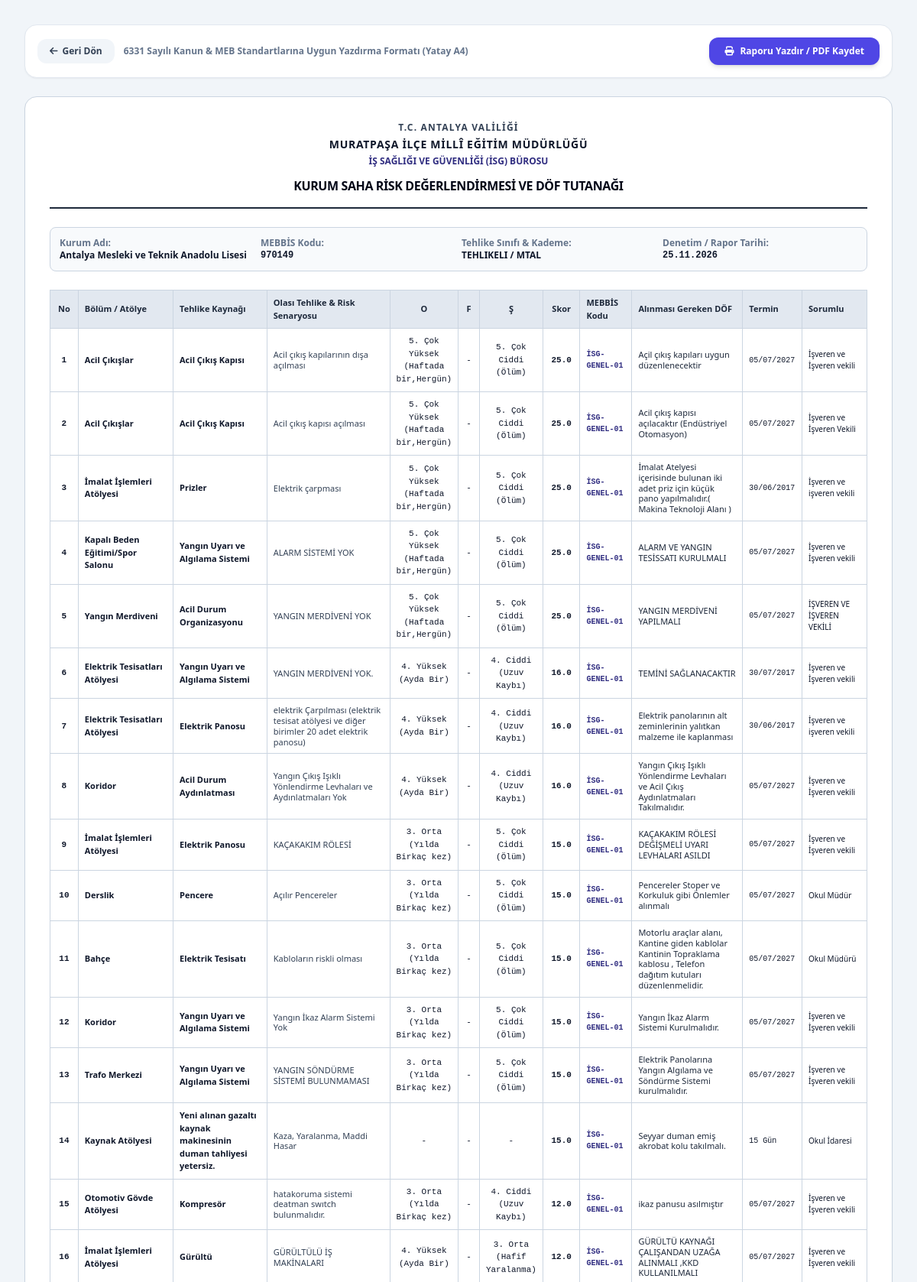
Screenshot of /risk-analizi-raporu/13 (signed in, upper part) with the database file from the repository.
### tables this page shows
CREATE TABLE schools (
        id INTEGER PRIMARY KEY AUTOINCREMENT,
        kurum_kodu TEXT UNIQUE NOT NULL,
        kurum_adi TEXT NOT NULL,
        kurum_statusu TEXT,
        bagli_birim TEXT,
        kurum_turu TEXT,
        oncelik_derecesi INTEGER DEFAULT 3,
        tehlike_sinifi TEXT DEFAULT 'Az Tehlikeli',
        adres TEXT,
        telefon TEXT,
        mudur_ad_soyad TEXT,
        mudur_tel TEXT,
        isveren_vekili_ad_soyad TEXT,
        isveren_vekili_tel TEXT,
        sorumlu_uzman_id INTEGER REFERENCES users(id),
        created_at TIMESTAMP DEFAULT CURRENT_TIMESTAMP
    , portal_sifre TEXT DEFAULT 'isg2026', access_token TEXT, ogrenci_sayisi INTEGER DEFAULT 0, ogretmen_sayisi INTEGER DEFAULT 0, derslik_sayisi INTEGER DEFAULT 0, bina_sayisi INTEGER DEFAULT 1, eposta TEXT, son_veri_giris_tarihi TEXT, son_veri_giren_kisi TEXT, personel_sayisi INTEGER DEFAULT 0, aylik_hizmet_suresi_dk INTEGER DEFAULT 0, meb_olcek_puani REAL, kolluk_puani REAL, toplam_guvenlik_puani REAL, siginak_var_mi TEXT DEFAULT 'Yok', siginak_kapasite_kisi INTEGER DEFAULT 0, siginak_alan_m2 INTEGER DEFAULT 0, is_active_school INTEGER DEFAULT 1, kategori TEXT DEFAULT 'RESMI', genel_mudurluk TEXT, kademe TEXT, kolluk_sorumluluk_bolgesi TEXT DEFAULT 'Muratpaşa İlçe Emniyet Müdürlüğü', koordinat TEXT);

CREATE TABLE risk_assessments (
        id INTEGER PRIMARY KEY AUTOINCREMENT,
        school_id INTEGER REFERENCES schools(id) ON DELETE CASCADE,
        barkod_no TEXT,
        revizyon_no TEXT,
        kontrol_edilen_birim TEXT,
        tehlike TEXT,
        tehlike_unsurlari TEXT,
        riskler TEXT,
        olasilik TEXT,
        siddet TEXT,
        risk_puani INTEGER,
        sorumlular TEXT,
        alinan_onlemler TEXT,
        dayanak_mevzuat TEXT,
        termin_tarihi TEXT,
        dof_durumu TEXT,
        created_at TIMESTAMP DEFAULT CURRENT_TIMESTAMP
    , bolum_unite TEXT, meslek_alani_veya_atolye_adi TEXT, degerlendirme_metodu TEXT DEFAULT 'FINE_KINNEY', frekans REAL, risk_skoru REAL, risk_seviyesi TEXT, alinmasi_gereken_dof_onlem TEXT, mebbis_kutuphane_kodu TEXT, mebbis_dof_aciklama_metni TEXT, odenek_talep_kapsaminda_mi INTEGER DEFAULT 0, denetleyen_uzman TEXT DEFAULT 'Ramazan ERYILDIZ', ekip_onayi INTEGER DEFAULT 1, kaynak TEXT DEFAULT 'MEBBIS_RAPORU', saha_durumu TEXT DEFAULT 'TEYIT_BEKLIYOR', saha_notu TEXT, saha_fotograf_yolu TEXT, son_denetim_tarihi TEXT, dof_no TEXT, dof_acilis_tarihi TEXT, dof_kapanis_tarihi TEXT, mebbis_dosya_adi TEXT);

### app.py (the view)
@app.get("/risk-analizi-raporu/{school_id}", response_class=HTMLResponse)
def print_risk_report_page(request: Request, school_id: int):
    user = get_current_user(request)
    if not user:
        return RedirectResponse("/login", status_code=303)
    conn = get_db()
    c = conn.cursor()
    c.execute("SELECT * FROM schools WHERE id = ?", (school_id,))
    school = c.fetchone()
    if not school:
        conn.close()
        raise HTTPException(status_code=404, detail="Okul bulunamadı.")
    c.execute("""
        SELECT * FROM risk_assessments
        WHERE school_id = ?
        ORDER BY risk_skoru DESC, id ASC
    """, (school_id,))
    risks = [dict(r) for r in c.fetchall()]
    conn.close()
    return templates.TemplateResponse(request=request, name="risk_report_print.html", context={
        "user": user,
        "school": dict(school),
        "risks": risks,
        "expert_name": "Ramazan ERYILDIZ",
        "expert_title": "A Sınıfı İş Güvenliği Uzmanı (İlçe MEM İSG Büro)",
        "today": datetime.now().strftime("%d.%m.%Y")
    })

### templates/risk_report_print.html (shortened to what this page needs)
<!DOCTYPE html>
<html lang="tr">
<head>
    <script src="https://cdn.tailwindcss.com"></script>
    <link rel="stylesheet" href="https://cdnjs.cloudflare.com/ajax/libs/font-awesome/6.5.1/css/all.min.css">
</head>
<body class="bg-slate-100 text-slate-900 font-sans p-4 sm:p-8">
    <div class="no-print max-w-7xl mx-auto mb-6 flex items-center justify-between bg-white p-4 rounded-2xl shadow-sm border border-slate-200">
        <div class="flex items-center gap-3">
            <a href="/dinamik-risk-degerlendirme?school_id={{ school.id }}" class="px-4 py-2 rounded-xl bg-slate-100 hover:bg-slate-200 text-slate-700 text-xs font-bold transition flex items-center gap-1.5">
                <i class="fa-solid fa-arrow-left"></i> Geri Dön
            </a>
            <span class="text-xs font-bold text-slate-500">6331 Sayılı Kanun & MEB Standartlarına Uygun Yazdırma Formatı (Yatay A4)</span>
        </div>
        <button onclick="window.print()" class="px-5 py-2.5 rounded-xl bg-indigo-600 hover:bg-indigo-700 text-white text-xs font-extrabold shadow-md transition flex items-center gap-2">
            <i class="fa-solid fa-print"></i>
            <span>Raporu Yazdır / PDF Kaydet</span>
        </button>
    </div>
    <div class="max-w-7xl mx-auto bg-white p-8 rounded-2xl shadow-sm border border-slate-300 space-y-6">
        <div class="border-b-2 border-slate-800 pb-4 flex items-center justify-between">
            <div class="text-center w-full space-y-1">
                <div class="text-xs font-extrabold uppercase tracking-widest text-slate-700">T.C. ANTALYA VALİLİĞİ</div>
                <div class="text-sm font-black uppercase tracking-wider text-slate-900">MURATPAŞA İLÇE MİLLÎ EĞİTİM MÜDÜRLÜĞÜ</div>
                <div class="text-xs font-extrabold text-indigo-900">İŞ SAĞLIĞI VE GÜVENLİĞİ (İSG) BÜROSU</div>
                <h1 class="text-base font-black uppercase tracking-tight text-slate-950 pt-2">
                    KURUM SAHA RİSK DEĞERLENDİRMESİ VE DÖF TUTANAĞI
                </h1>
            </div>
        </div>
        <div class="grid grid-cols-4 gap-2 text-xs border border-slate-300 rounded-lg p-3 bg-slate-50">
            <div>
                <span class="text-slate-500 font-bold">Kurum Adı:</span>
                <div class="font-extrabold text-slate-900">{{ school.kurum_adi }}</div>
            </div>
            <div>
                <span class="text-slate-500 font-bold">MEBBİS Kodu:</span>
                <div class="font-mono font-extrabold text-slate-900">{{ school.kurum_kodu }}</div>
            </div>
            <div>
                <span class="text-slate-500 font-bold">Tehlike Sınıfı & Kademe:</span>
                <div class="font-bold text-slate-900">{{ school.tehlike_sinifi or 'Az Tehlikeli' }} / {{ school.kademe or 'Genel' }}</div>
            </div>
            <div>
                <span class="text-slate-500 font-bold">Denetim / Rapor Tarihi:</span>
                <div class="font-mono font-bold text-slate-900">{{ today }}</div>
            </div>
        </div>
        <div class="overflow-x-auto">
            <table class="w-full text-left text-[11px] border-collapse border border-slate-300">
                <thead>
                    <tr class="bg-slate-200 text-slate-800 font-black border-b border-slate-400">
                        <th class="border border-slate-300 p-2 text-center w-8">No</th>
                        <th class="border border-slate-300 p-2 w-32">Bölüm / Atölye</th>
                        <th class="border border-slate-300 p-2 w-48">Tehlike Kaynağı</th>
                        <th class="border border-slate-300 p-2">Olası Tehlike & Risk Senaryosu</th>
                        <th class="border border-slate-300 p-2 text-center w-10">O</th>
                        <th class="border border-slate-300 p-2 text-center w-10">F</th>
                        <th class="border border-slate-300 p-2 text-center w-10">Ş</th>
                        <th class="border border-slate-300 p-2 text-center w-16">Skor</th>
                        <th class="border border-slate-300 p-2 w-24">MEBBİS Kodu</th>
                        <th class="border border-slate-300 p-2">Alınması Gereken DÖF</th>
                        <th class="border border-slate-300 p-2 w-20">Termin</th>
                        <th class="border border-slate-300 p-2 w-24">Sorumlu</th>
                    </tr>
                </thead>
                <tbody>
                    {% for r in risks %}
                    <tr class="border-b border-slate-300 hover:bg-slate-50">
                        <td class="border border-slate-300 p-2 text-center font-mono font-bold">{{ loop.index }}</td>
                        <td class="border border-slate-300 p-2 font-bold">{{ r.meslek_alani_veya_atolye_adi or r.bolum_unite or r.kontrol_edilen_birim }}</td>
                        <td class="border border-slate-300 p-2 font-semibold text-slate-900">{{ r.tehlike }}</td>
                        <td class="border border-slate-300 p-2 text-slate-700 leading-tight">{{ r.tehlike_unsurlari or r.riskler }}</td>
                        <td class="border border-slate-300 p-2 text-center font-mono">{{ r.olasilik or '-' }}</td>
                        <td class="border border-slate-300 p-2 text-center font-mono">{{ r.frekans or '-' }}</td>
                        <td class="border border-slate-300 p-2 text-center font-mono">{{ r.siddet or '-' }}</td>
                        <td class="border border-slate-300 p-2 text-center font-mono font-black text-slate-900">
                            {{ r.risk_skoru or r.risk_puani }}
                        </td>
                        <td class="border border-slate-300 p-2 font-mono text-[10px] text-indigo-900 font-bold">
                            {{ r.mebbis_kutuphane_kodu or 'İSG-GENEL-01' }}
                        </td>
                        <td class="border border-slate-300 p-2 text-slate-800 leading-tight">
                            {{ r.alinmasi_gereken_dof_onlem or r.alinan_onlemler }}
                        </td>
                        <td class="border border-slate-300 p-2 font-mono text-[10px]">{{ r.termin_tarihi or '-' }}</td>
                        <td class="border border-slate-300 p-2 text-[10px]">{{ r.sorumlular or 'İşveren Vekili' }}</td>
                    </tr>
                    {% else %}
                    <tr>
                        <td colspan="12" class="p-6 text-center text-slate-400 border border-slate-300">
                            Bu kuruma ait kayıtlı bir risk maddesi bulunamadı.
                        </td>
                    </tr>
                    {% endfor %}
                </tbody>
            </table>
        </div>
    </div>
</body>
</html>

### rows the page displays
schools: kurum_adi "Antalya Mesleki ve Teknik Anadolu Lisesi", kurum_kodu "970149", tehlike_sinifi "TEHLIKELI", kademe "MTAL"
risk_assessments: bolum_unite "Acil Çıkışlar", tehlike "Acil Çıkış Kapısı", tehlike_unsurlari "Acil çıkış kapılarının dışa açılması", olasilik "5. Çok Yüksek (Haftada bir,Hergün)", frekans "-", siddet "5. Çok Ciddi (Ölüm)", risk_skoru "25.0", mebbis_kutuphane_kodu "İSG-GENEL-01", alinmasi_gereken_dof_onlem "Açil çıkış kapıları uygun düzenlenecektir", termin_tarihi "05/07/2027", sorumlular "İşveren ve İşveren vekili"
risk_assessments: bolum_unite "Acil Çıkışlar", tehlike "Acil Çıkış Kapısı", tehlike_unsurlari "Acil çıkış kapısı açılması", olasilik "5. Çok Yüksek (Haftada bir,Hergün)", frekans "-", siddet "5. Çok Ciddi (Ölüm)", risk_skoru "25.0", mebbis_kutuphane_kodu "İSG-GENEL-01", alinmasi_gereken_dof_onlem "Acil çıkış kapısı açılacaktır (Endüstriyel Otomasyon)", termin_tarihi "05/07/2027", sorumlular "İşveren ve İşveren Vekili"
risk_assessments: bolum_unite "İmalat İşlemleri Atölyesi", tehlike "Prizler", tehlike_unsurlari "Elektrik çarpması", olasilik "5. Çok Yüksek (Haftada bir,Hergün)", frekans "-", siddet "5. Çok Ciddi (Ölüm)", risk_skoru "25.0", mebbis_kutuphane_kodu "İSG-GENEL-01", alinmasi_gereken_dof_onlem "İmalat Atelyesi içerisinde bulunan iki adet priz için küçük pano yapılmalıdır.( Makina Teknoloji Alanı )", termin_tarihi "30/06/2017", sorumlular "İşveren ve işveren vekili"
risk_assessments: bolum_unite "Kapalı Beden Eğitimi/Spor Salonu", tehlike "Yangın Uyarı ve Algılama Sistemi", tehlike_unsurlari "ALARM SİSTEMİ YOK", olasilik "5. Çok Yüksek (Haftada bir,Hergün)", frekans "-", siddet "5. Çok Ciddi (Ölüm)", risk_skoru "25.0", mebbis_kutuphane_kodu "İSG-GENEL-01", alinmasi_gereken_dof_onlem "ALARM VE YANGIN TESİSSATI KURULMALI", termin_tarihi "05/07/2027", sorumlular "İşveren ve İşveren vekili"
risk_assessments: bolum_unite "Yangın Merdiveni", tehlike "Acil Durum Organizasyonu", tehlike_unsurlari "YANGIN MERDİVENİ YOK", olasilik "5. Çok Yüksek (Haftada bir,Hergün)", frekans "-", siddet "5. Çok Ciddi (Ölüm)", risk_skoru "25.0", mebbis_kutuphane_kodu "İSG-GENEL-01", alinmasi_gereken_dof_onlem "YANGIN MERDİVENİ YAPILMALI", termin_tarihi "05/07/2027", sorumlular "İŞVEREN VE İŞVEREN VEKİLİ"
risk_assessments: bolum_unite "Elektrik Tesisatları Atölyesi", tehlike "Yangın Uyarı ve Algılama Sistemi", tehlike_unsurlari "YANGIN MERDİVENİ YOK.", olasilik "4. Yüksek (Ayda Bir)", frekans "-", siddet "4. Ciddi (Uzuv Kaybı)", risk_skoru "16.0", mebbis_kutuphane_kodu "İSG-GENEL-01", alinmasi_gereken_dof_onlem "TEMİNİ SAĞLANACAKTIR", termin_tarihi "30/07/2017", sorumlular "İşveren ve İşveren vekili"
risk_assessments: bolum_unite "Elektrik Tesisatları Atölyesi", tehlike "Elektrik Panosu", tehlike_unsurlari "elektrik Çarpılması (elektrik tesisat atölyesi ve diğer birimler 20 adet elektrik panosu)", olasilik "4. Yüksek (Ayda Bir)", frekans "-", siddet "4. Ciddi (Uzuv Kaybı)", risk_skoru "16.0", mebbis_kutuphane_kodu "İSG-GENEL-01", alinmasi_gereken_dof_onlem "Elektrik panolarının alt zeminlerinin yalıtkan malzeme ile kaplanması", termin_tarihi "30/06/2017", sorumlular "İşveren ve işveren vekili"
risk_assessments: bolum_unite "Koridor", tehlike "Acil Durum Aydınlatması", tehlike_unsurlari "Yangın Çıkış Işıklı Yönlendirme Levhaları ve Aydınlatmaları Yok", olasilik "4. Yüksek (Ayda Bir)", frekans "-", siddet "4. Ciddi (Uzuv Kaybı)", risk_skoru "16.0", mebbis_kutuphane_kodu "İSG-GENEL-01", alinmasi_gereken_dof_onlem "Yangın Çıkış Işıklı Yönlendirme Levhaları ve Acil Çıkış Aydınlatmaları Takılmalıdır.", termin_tarihi "05/07/2027", sorumlular "İşveren ve İşveren vekili"
risk_assessments: bolum_unite "İmalat İşlemleri Atölyesi", tehlike "Elektrik Panosu", tehlike_unsurlari "KAÇAKAKIM RÖLESİ", olasilik "3. Orta (Yılda Birkaç kez)", frekans "-", siddet "5. Çok Ciddi (Ölüm)", risk_skoru "15.0", mebbis_kutuphane_kodu "İSG-GENEL-01", alinmasi_gereken_dof_onlem "KAÇAKAKIM RÖLESİ DEĞİŞMELİ UYARI LEVHALARI ASILDI", termin_tarihi "05/07/2027", sorumlular "İşveren ve İşveren vekili"
risk_assessments: bolum_unite "Derslik", tehlike "Pencere", tehlike_unsurlari "Açılır Pencereler", olasilik "3. Orta (Yılda Birkaç kez)", frekans "-", siddet "5. Çok Ciddi (Ölüm)", risk_skoru "15.0", mebbis_kutuphane_kodu "İSG-GENEL-01", alinmasi_gereken_dof_onlem "Pencereler Stoper ve Korkuluk gibi Önlemler alınmalı", termin_tarihi "05/07/2027", sorumlular "Okul Müdür"
risk_assessments: bolum_unite "Bahçe", tehlike "Elektrik Tesisatı", tehlike_unsurlari "Kabloların riskli olması", olasilik "3. Orta (Yılda Birkaç kez)", frekans "-", siddet "5. Çok Ciddi (Ölüm)", risk_skoru "15.0", mebbis_kutuphane_kodu "İSG-GENEL-01", alinmasi_gereken_dof_onlem "Motorlu araçlar alanı, Kantine giden kablolar Kantinin Topraklama kablosu , Telefon dağıtım kutuları düzenlenmelidir.", termin_tarihi "05/07/2027", sorumlular "Okul Müdürü"
risk_assessments: bolum_unite "Koridor", tehlike "Yangın Uyarı ve Algılama Sistemi", tehlike_unsurlari "Yangın İkaz Alarm Sistemi Yok", olasilik "3. Orta (Yılda Birkaç kez)", frekans "-", siddet "5. Çok Ciddi (Ölüm)", risk_skoru "15.0", mebbis_kutuphane_kodu "İSG-GENEL-01", alinmasi_gereken_dof_onlem "Yangın İkaz Alarm Sistemi Kurulmalıdır.", termin_tarihi "05/07/2027", sorumlular "İşveren ve İşveren vekili"
risk_assessments: bolum_unite "Trafo Merkezi", tehlike "Yangın Uyarı ve Algılama Sistemi", tehlike_unsurlari "YANGIN SÖNDÜRME SİSTEMİ BULUNMAMASI", olasilik "3. Orta (Yılda Birkaç kez)", frekans "-", siddet "5. Çok Ciddi (Ölüm)", risk_skoru "15.0", mebbis_kutuphane_kodu "İSG-GENEL-01", alinmasi_gereken_dof_onlem "Elektrik Panolarına Yangın Algılama ve Söndürme Sistemi kurulmalıdır.", termin_tarihi "05/07/2027", sorumlular "İşveren ve İşveren vekili"
risk_assessments: bolum_unite "Kaynak Atölyesi", tehlike "Yeni alınan gazaltı kaynak makinesinin duman tahliyesi yetersiz.", tehlike_unsurlari+riskler "Kaza, Yaralanma, Maddi Hasar", olasilik "-", frekans "-", siddet "-", risk_skoru "15.0", mebbis_kutuphane_kodu "İSG-GENEL-01", alinmasi_gereken_dof_onlem "Seyyar duman emiş akrobat kolu takılmalı.", termin_tarihi "15 Gün", sorumlular "Okul İdaresi"
risk_assessments: bolum_unite "Otomotiv Gövde Atölyesi", tehlike "Kompresör", tehlike_unsurlari "hatakoruma sistemi deatman swıtch bulunmalıdır.", olasilik "3. Orta (Yılda Birkaç kez)", frekans "-", siddet "4. Ciddi (Uzuv Kaybı)", risk_skoru "12.0", mebbis_kutuphane_kodu "İSG-GENEL-01", alinmasi_gereken_dof_onlem "ikaz panusu asılmıştır", termin_tarihi "05/07/2027", sorumlular "İşveren ve İşveren vekili"
risk_assessments: bolum_unite "İmalat İşlemleri Atölyesi", tehlike "Gürültü", tehlike_unsurlari "GÜRÜLTÜLÜ İŞ MAKİNALARI", olasilik "4. Yüksek (Ayda Bir)", frekans "-", siddet "3. Orta (Hafif Yaralanma)", risk_skoru "12.0", mebbis_kutuphane_kodu "İSG-GENEL-01", alinmasi_gereken_dof_onlem "GÜRÜLTÜ KAYNAĞI ÇALIŞANDAN UZAĞA ALINMALI ,KKD KULLANILMALI", termin_tarihi "05/07/2027", sorumlular "İşveren ve İşveren vekili"

### other values shown
{{ today }} "25.11.2026"
